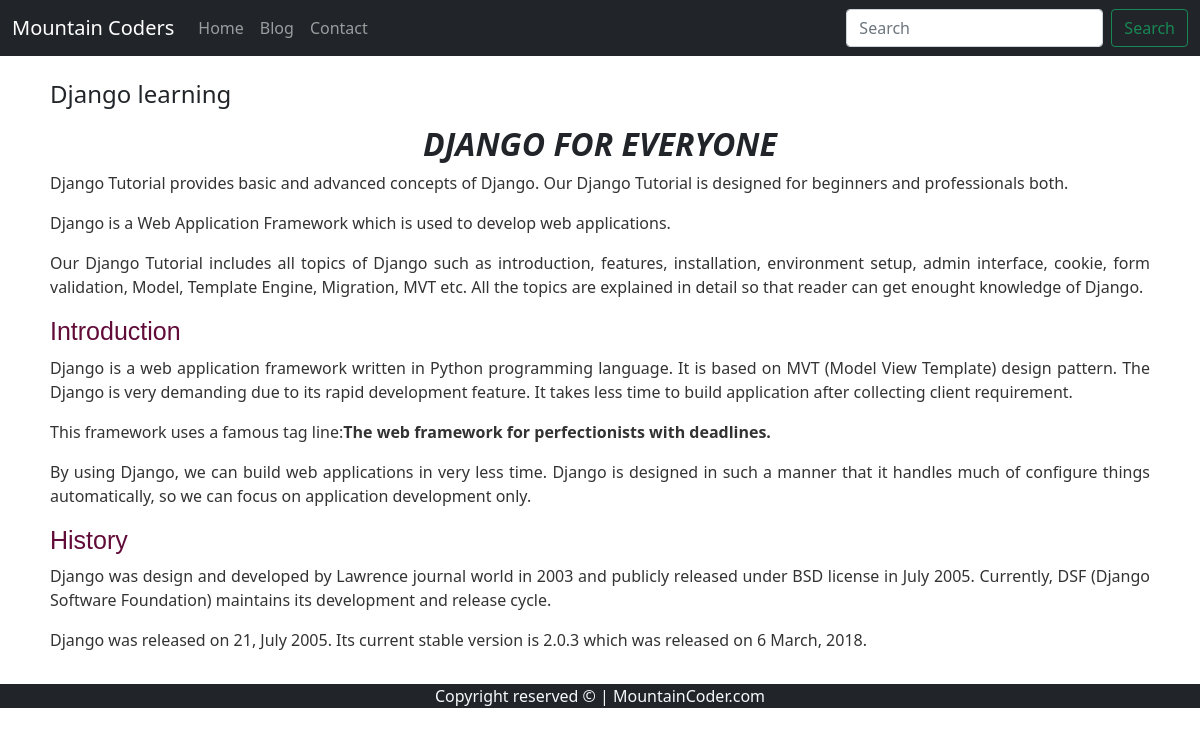
The app's page /blogpost/Django with its own data.
### blog/models.py (models this page shows, shortened)
class Blog(models.Model):
    sno=models.AutoField(primary_key=True)
    title=models.CharField(max_length=200)
    content=models.TextField()
    content_dec=models.CharField(max_length=245,default='.....')
    slug=models.CharField(max_length=100)
    time=models.DateTimeField(auto_now_add=True)

### blog/views.py (the view)
# urls.py: path('blogpost/<str:slug>', views.blogpost, name='blogpost'),
def blogpost(request,slug):
    blog=Blog.objects.filter(slug=slug).first()
    context={"blog":blog}
    return render(request,'blogpost.html',context)

### templates/blogpost.html
{% extends 'base.html' %}
{% block body %}
<div class="container">
    <div class="media-body p-2 my-2">
      <h4 class="media-heading my-2">{{blog.title}}</h4>
      <p>{{blog.content|safe}}</p>
    </div>
</div>
{% endblock body %}

### records on screen
Blog: title "Django learning", content "DJANGO FOR EVERYONE Django Tutorial provides basic and advanced concepts of Django. Our Django Tutorial is designed for beginners and professionals both. Django is a Web Application Framework which is used to develop web applications. Our Django Tutorial includes all topics of Django such as introduction, features, installation, environment setup, admin interface, cookie, form validation, Model, Template Engine, Migration, MVT etc. All the topics are explained in detail so that reader can get enought knowledge of Django. Introduction Django is a web application framework written in Python programming language. It is based on MVT (Model View Template) design pattern. The Django is very…"
